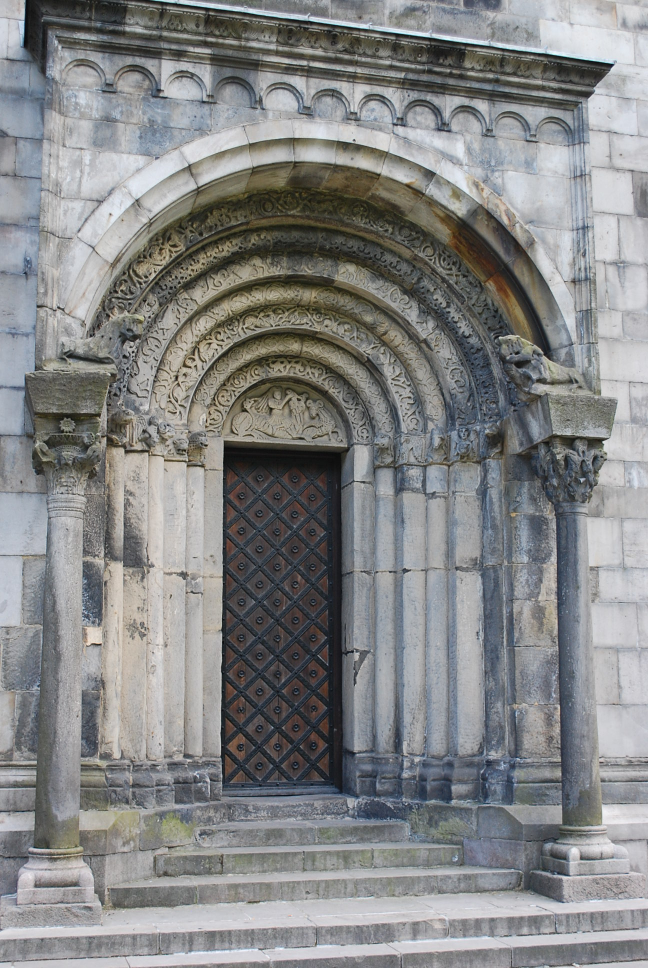
%> input picture ENGN2605/Zhuo Wang_lab08/Question1/1.jpg, 1296 x 1936 px (shown at 1/2 size)
$ octave P1.m   (GNU Octave 9; MATLAB toolbox functions it lacks are replaced by stand-ins)
%> lines starting %> are read from the running program, lines starting %| are printed output that depends on the picture
clc;
clear;
close all;
format long;

%Run the 'vl_setup' file before running it
I1 = rgb2gray(imread("Question1\1.jpg"));
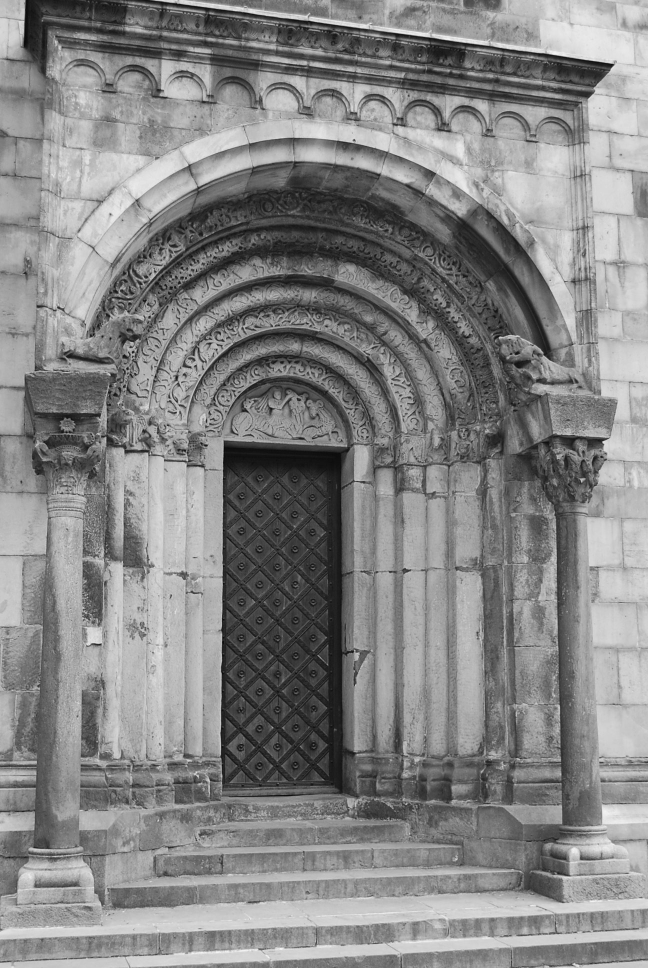
%> I1: size 1936x1296 uint8 (shown at 1/2 size); min 4, max 250, mean 133.2
I2 = rgb2gray(imread("Question1\2.jpg"));
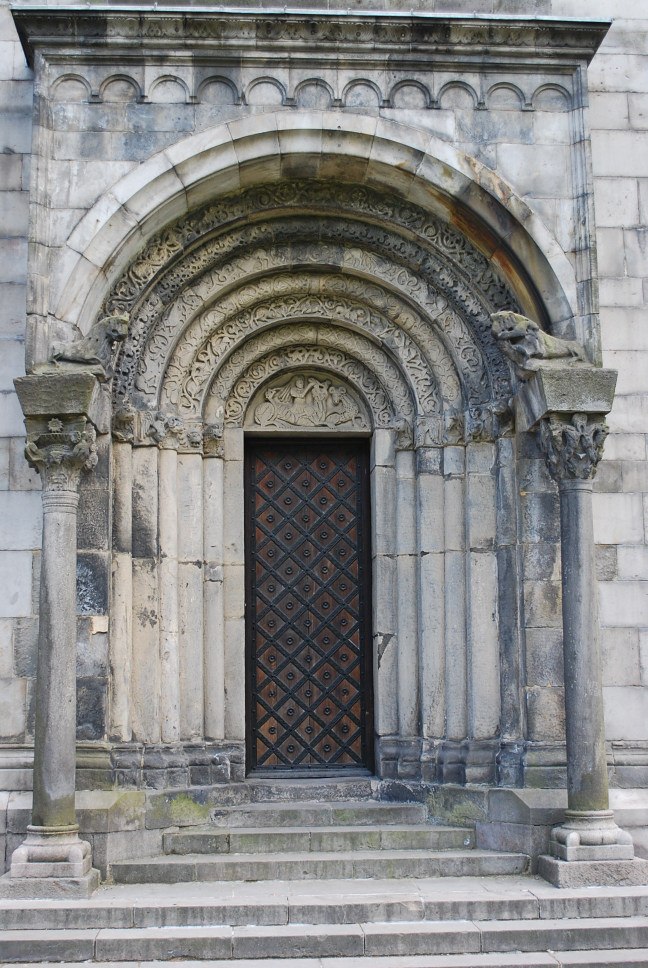
%> input picture ENGN2605/Zhuo Wang_lab08/Question1/2.jpg, 1296 x 1936 px (shown at 1/2 size)
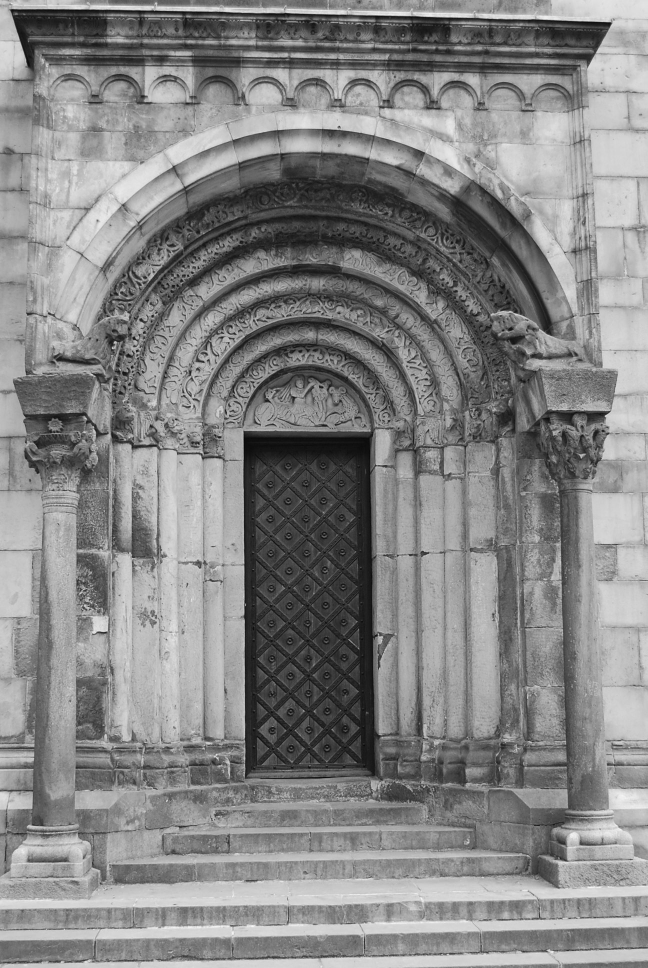
%> I2: size 1936x1296 uint8 (shown at 1/2 size); min 0, max 253, mean 133.5

II1 = imread("Question1\1.jpg");
%> II1 is the input picture: size 1936x1296x3 uint8; mean R, G, B 132.5, 133.4, 133.7
II2 = imread("Question1\2.jpg");
%> II2 is the input picture: size 1936x1296x3 uint8; mean R, G, B 133.3, 133.6, 133.1

rII1 = imresize(II1, 0.25);
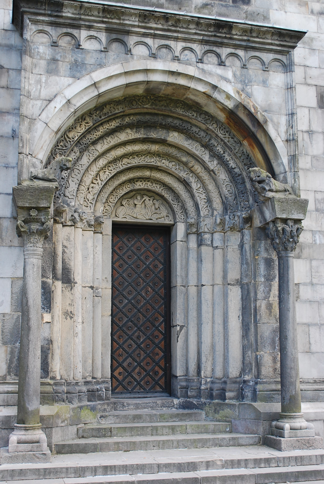
%> rII1: size 484x324x3 uint8; mean R, G, B 132.5, 133.4, 133.7
rII2 = imresize(II2, 0.25);
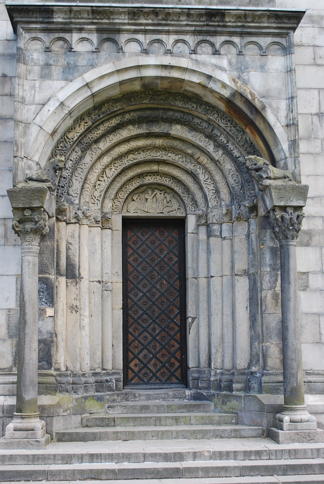
%> rII2: size 484x324x3 uint8; mean R, G, B 133.2, 133.6, 133.1

%> (the run ends here)
